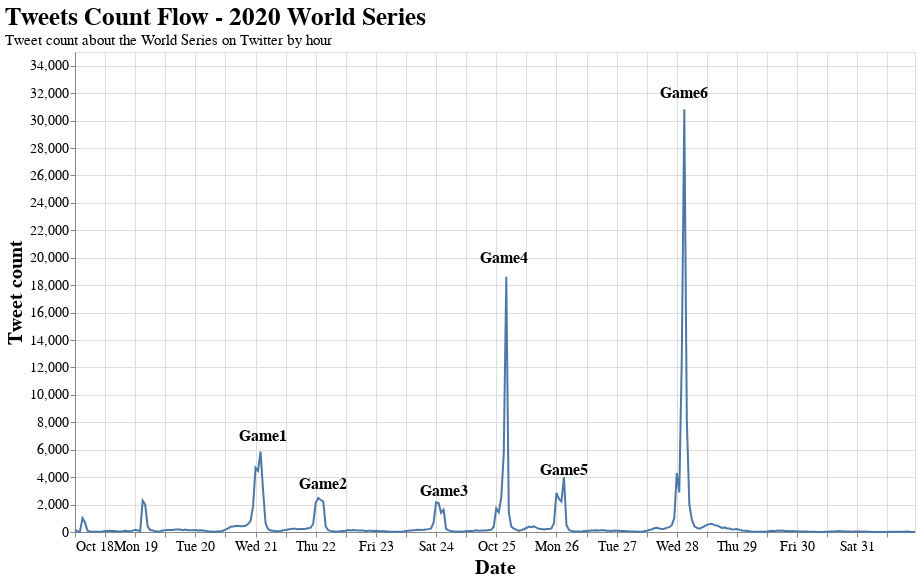

Notebook cell for this chart:
### Code cell
annotations = [['2020-10-21 03:00',7000, 'Game1'],
               ['2020-10-22 03::00',3500, 'Game2'],
              ['2020-10-24 03::00',3000, 'Game3'],
               ['2020-10-25 03::00',20000, 'Game4'],
              ['2020-10-26 03::00',4500, 'Game5'],
              ['2020-10-28 03::00',32000, 'Game6']]

a_df = pd.DataFrame(annotations, columns=['date','values','note'])

line = alt.Chart(tweet_count).mark_line().encode(
    x=alt.X('date:T',title='Date'),
    y=alt.Y('count:Q',title='Tweet count')
)

text=alt.Chart(a_df).encode(
    x=alt.X('date:T'),
    y=alt.Y('values:Q'),
    text='note').mark_text(size=16,fontWeight='bold')

(line + text).properties(width=840,height=480,title={
      "text": ["Tweets Count Flow - 2020 World Series"], 
      "subtitle": ["Tweet count about the World Series on Twitter by hour"]
    }).configure_axis(
    labelFontSize=14,
    titleFontSize=20
).configure_title(
    anchor='start',
    fontSize = 25,
    subtitleFontSize = 15
)

### Figure 1 — Vega-Lite specification as saved in the notebook (floating-point values rounded to 4 significant figures; data arrays with more than 128 entries replaced by an {"elided": "..."} marker saying what was removed)
{"config": {"view": {"continuousWidth": 400, "continuousHeight": 300}, "axis": {"labelFontSize": 14, "titleFontSize": 20}, "title": {"anchor": "start", "fontSize": 25, "subtitleFontSize": 15}}, "layer": [{"data": {"name": "data-9f6b53d55a61b3fca09a7b580432c5d4"}, "mark": "line", "encoding": {"x": {"type": "temporal", "field": "date", "title": "Date"}, "y": {"type": "quantitative", "field": "count", "title": "Tweet count"}}}, {"data": {"name": "data-2a39890ba40ea2d55225aa7c249c8097"}, "mark": {"type": "text", "fontWeight": "bold", "size": 16}, "encoding": {"text": {"type": "nominal", "field": "note"}, "x": {"type": "temporal", "field": "date"}, "y": {"type": "quantitative", "field": "values"}}}], "height": 480, "title": {"text": ["Tweets Count Flow - 2020 World Series"], "subtitle": ["Tweet count about the World Series on Twitter by hour"]}, "width": 840, "$schema": "https://vega.github.io/schema/vega-lite/v4.8.1.json", "datasets": {"data-9f6b53d55a61b3fca09a7b580432c5d4": {"elided": "336 records"}, "data-2a39890ba40ea2d55225aa7c249c8097": [{"date": "2020-10-21 03:00", "values": 7000, "note": "Game1"}, {"date": "2020-10-22 03::00", "values": 3500, "note": "Game2"}, {"date": "2020-10-24 03::00", "values": 3000, "note": "Game3"}, {"date": "2020-10-25 03::00", "values": 20000, "note": "Game4"}, {"date": "2020-10-26 03::00", "values": 4500, "note": "Game5"}, {"date": "2020-10-28 03::00", "values": 32000, "note": "Game6"}]}}
